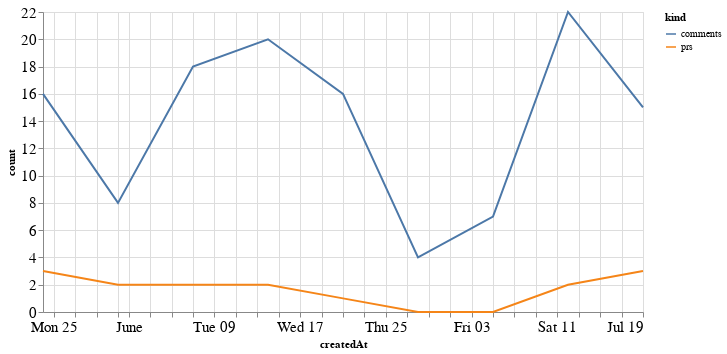

Notebook cell for this chart:
### Code cell
alt.Chart(total_time, width=600).mark_line().encode(
    x='createdAt',
    y='count',
    color='kind'
)

### Figure 1 — Vega-Lite specification as saved in the notebook (floating-point values rounded to 4 significant figures)
{"config": {"axisLeft": {"labelFontSize": 15}, "axisBottom": {"labelFontSize": 15}}, "data": {"name": "data-64f1e922874a67f9458daa9af0c37edf"}, "mark": "line", "encoding": {"color": {"type": "nominal", "field": "kind"}, "x": {"type": "temporal", "field": "createdAt"}, "y": {"type": "quantitative", "field": "count"}}, "width": 600, "$schema": "https://vega.github.io/schema/vega-lite/v4.8.1.json", "datasets": {"data-64f1e922874a67f9458daa9af0c37edf": [{"createdAt": "2020-05-24T00:00:00", "kind": "prs", "count": 3}, {"createdAt": "2020-05-31T00:00:00", "kind": "prs", "count": 2}, {"createdAt": "2020-06-07T00:00:00", "kind": "prs", "count": 2}, {"createdAt": "2020-06-14T00:00:00", "kind": "prs", "count": 2}, {"createdAt": "2020-06-21T00:00:00", "kind": "prs", "count": 1}, {"createdAt": "2020-06-28T00:00:00", "kind": "prs", "count": 0}, {"createdAt": "2020-07-05T00:00:00", "kind": "prs", "count": 0}, {"createdAt": "2020-07-12T00:00:00", "kind": "prs", "count": 2}, {"createdAt": "2020-07-19T00:00:00", "kind": "prs", "count": 3}, {"createdAt": "2020-05-24T00:00:00", "kind": "comments", "count": 16}, {"createdAt": "2020-05-31T00:00:00", "kind": "comments", "count": 8}, {"createdAt": "2020-06-07T00:00:00", "kind": "comments", "count": 18}, {"createdAt": "2020-06-14T00:00:00", "kind": "comments", "count": 20}, {"createdAt": "2020-06-21T00:00:00", "kind": "comments", "count": 16}, {"createdAt": "2020-06-28T00:00:00", "kind": "comments", "count": 4}, {"createdAt": "2020-07-05T00:00:00", "kind": "comments", "count": 7}, {"createdAt": "2020-07-12T00:00:00", "kind": "comments", "count": 22}, {"createdAt": "2020-07-19T00:00:00", "kind": "comments", "count": 15}]}}
